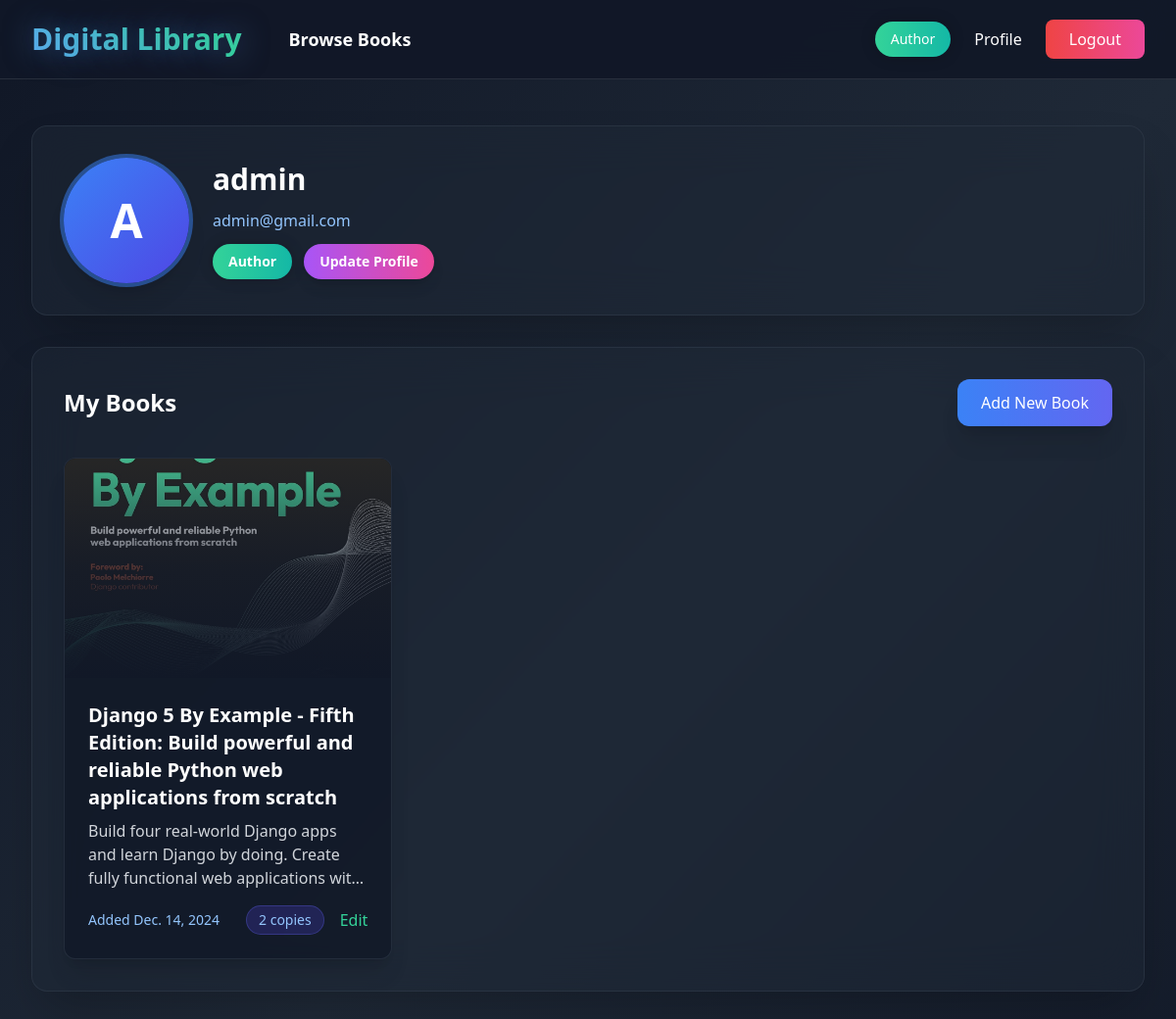
/reader/profile/ (signed in), run on the app's committed database.
### myapp/models.py (models this page shows, shortened)
class UserProfile(models.Model):
    USER_TYPES = (
        ('reader', 'Reader'),
        ('author', 'Author'),
    )
    user = models.OneToOneField(User, on_delete=models.CASCADE)
    user_type = models.CharField(max_length=20, choices=USER_TYPES, default='reader')
    bio = models.TextField(max_length=500, blank=True)
    profile_picture = models.ImageField(upload_to='profile_pictures/', blank=True, null=True)

class Book(models.Model):
    title = models.CharField(max_length=200)
    description = models.TextField()
    image = models.ImageField(upload_to='bookimages/', blank=True, null=True)
    author = models.ForeignKey(User, on_delete=models.CASCADE, related_name='books')
    created_at = models.DateTimeField(auto_now_add=True)
    updated_at = models.DateTimeField(auto_now=True)
    num_of_copies = models.PositiveIntegerField(default=1)

### myapp/views.py (the view)
# urls.py: path('reader/profile/', views.profile_view, name='profile'),
@login_required
def profile_view(request):
    user_profile = request.user.userprofile
    context = {
        'user_profile': user_profile,
    }
    if user_profile.user_type == 'author':
        books = Book.objects.filter(author=request.user)
        context['books'] = books
    else:
        borrowed_books = BorrowedBook.objects.filter(
            reader=request.user,
            is_returned=False
        ).select_related('book')
        context['borrowed_books'] = borrowed_books
    return render(request, 'profile.html', context)

### myapp/templates/profile.html (shortened to what this page needs)
{% extends 'base.html' %}
{% block content %}
<div class="min-h-screen bg-gradient-to-br from-gray-900 via-gray-800 to-gray-900 py-12">
    <div class="max-w-7xl mx-auto px-4 sm:px-6 lg:px-8">
        <div class="bg-gray-800/50 backdrop-blur-xl rounded-2xl shadow-2xl p-8 mb-8 border border-gray-700/50 animate__animated animate__fadeInDown">
            <div class="flex flex-col md:flex-row md:items-center md:space-x-6">
                <div class="relative group">
                    {% if user_profile.profile_picture %}
                        <div class="w-32 h-32 rounded-full overflow-hidden ring-4 ring-blue-500/50 shadow-xl transform group-hover:scale-105 transition-all duration-500">
                            <img src="{{ user_profile.profile_picture.url }}"
                                 alt="{{ user_profile.user.username }}'s profile picture"
                                 class="w-full h-full object-cover">
                        </div>
                    {% else %}
                        <div class="w-32 h-32 rounded-full overflow-hidden bg-gradient-to-br from-blue-500 to-indigo-600 flex items-center justify-center ring-4 ring-blue-500/50 shadow-xl transform group-hover:scale-105 transition-all duration-500">
                            <span class="text-5xl font-bold text-white">{{ user_profile.user.username|make_list|first|upper }}</span>
                        </div>
                    {% endif %}
                </div>
                <div class="space-y-3 mt-4 md:mt-0">
                    <h1 class="text-3xl font-bold text-white">{{ user_profile.user.username }}</h1>
                    <p class="text-blue-300">{{ user_profile.user.email }}</p>
                    <div class="flex flex-wrap gap-3">
                        <span class="inline-block px-4 py-2 text-sm font-semibold rounded-full badge
                            {% if user_profile.user_type == 'author' %}
                                bg-gradient-to-r from-emerald-400 to-teal-500
                            {% else %}
                                bg-gradient-to-r from-blue-400 to-indigo-500
                            {% endif %}
                            text-white shadow-lg">
                            {{ user_profile.user_type|title }}
                        </span>
                        <a href="{% url 'profile_update' %}"
                           class="inline-block px-4 py-2 text-sm font-semibold rounded-full bg-gradient-to-r from-purple-500 to-pink-500 hover:from-purple-600 hover:to-pink-600 text-white transform hover:scale-105 transition-all duration-300 shadow-lg">
                            Update Profile
                        </a>
                    </div>
                </div>
            </div>
        </div>
        <div class="bg-gray-800/50 backdrop-blur-xl rounded-2xl shadow-2xl p-8 border border-gray-700/50 animate__animated animate__fadeInUp">
            {% if user_profile.user_type == 'author' %}
                <div class="mb-8 flex justify-between items-center">
                    <h2 class="text-2xl font-bold text-white">My Books</h2>
                    <a href="{% url 'add_book' %}" class="px-6 py-3 bg-gradient-to-r from-blue-500 to-indigo-500 hover:from-blue-600 hover:to-indigo-600 text-white rounded-xl transform hover:scale-105 transition-all duration-300 shadow-xl">
                        Add New Book
                    </a>
                </div>
                <div class="grid grid-cols-1 md:grid-cols-2 lg:grid-cols-3 gap-8">
                    {% for book in books %}
                    <div class="bg-gray-900/80 rounded-xl overflow-hidden shadow-xl hover:shadow-2xl transition-all duration-500 transform hover:scale-105 border border-gray-700/50">
                        <div class="relative group">
                            <img src="{{ book.image.url }}" alt="{{ book.title }}" class="w-full h-56 object-cover transition-transform duration-500 group-hover:scale-110">
                            <div class="absolute inset-0 bg-gradient-to-t from-gray-900 via-gray-900/70 to-transparent"></div>
                        </div>
                        <div class="p-6">
                            <h3 class="text-xl font-bold text-white mb-2 hover:text-blue-400 transition-colors">{{ book.title }}</h3>
                            <p class="text-gray-300 mt-2 line-clamp-3">{{ book.description }}</p>
                            <div class="mt-4 flex justify-between items-center">
                                <span class="text-sm text-blue-300">Added {{ book.created_at|date }}</span>
                                <div class="flex items-center space-x-4">
                                    <span class="px-3 py-1 text-sm bg-indigo-900/50 text-blue-300 rounded-full border border-indigo-500/30">
                                        {{ book.num_of_copies }} cop{{ book.num_of_copies|pluralize:"y,ies" }}
                                    </span>
                                    <a href="{% url 'edit_book' book.id %}" class="text-emerald-400 hover:text-emerald-300 transition-colors">Edit</a>
                                </div>
                            </div>
                        </div>
                    </div>
                    {% empty %}
                    <p class="text-blue-300 col-span-full text-center py-12 text-lg">You haven't added any books yet.</p>
                    {% endfor %}
                </div>
            {% endif %}
        </div>
    </div>
</div>
{% endblock %}

### myapp/templates/base.html (shortened to what this page needs)
<!DOCTYPE html>
<html lang="en">
<head>
    <script src="https://cdn.tailwindcss.com"></script>
    <link href="https://cdnjs.cloudflare.com/ajax/libs/animate.css/4.1.1/animate.min.css" rel="stylesheet">
</head>
<body class="bg-gradient-to-br from-gray-900 via-gray-800 to-gray-900 min-h-screen">
    <nav class="glass-nav fixed w-full top-0 z-50 animate__animated animate__fadeInDown">
        <div class="max-w-7xl mx-auto px-4 sm:px-6 lg:px-8">
            <div class="flex justify-between h-20">
                <div class="flex items-center space-x-12">
                    <a href="{% url 'home' %}" class="font-bold text-3xl gradient-text transform hover:scale-105 transition-transform duration-500">
                        Digital Library
                    </a>
                    <a href="{% url 'book_list' %}" class="text-white hover:text-blue-300 nav-link text-lg font-semibold">
                        Browse Books
                    </a>
                </div>
                <div class="flex items-center space-x-6">
                    {% if user.is_authenticated %}
                        <span class="badge text-white px-4 py-2 rounded-full text-sm font-medium
                            {% if user.userprofile.user_type == 'author' %}
                                bg-gradient-to-r from-emerald-400 to-teal-500
                            {% else %}
                                bg-gradient-to-r from-blue-400 to-indigo-500
                            {% endif %}
                            shadow-lg">
                            {{ user.userprofile.user_type|title }}
                        </span>
                        <a href="{% url 'profile' %}" class="text-white hover:text-blue-300 nav-link">Profile</a>
                        <a href="{% url 'logout' %}" class="text-white bg-gradient-to-r from-red-500 to-pink-500 hover:from-red-600 hover:to-pink-600 px-6 py-2 rounded-lg transition-all duration-300 transform hover:scale-105 hover:shadow-xl">Logout</a>
                    {% endif %}
                </div>
            </div>
        </div>
    </nav>
    <div class="pt-20">
        {% block content %}
        {% endblock %}
    </div>
</body>
</html>

### myapp/templates/base.html (style rules this page uses)
.glass-nav { background: rgba(17, 24, 39, 0.95); backdrop-filter: blur(15px); -webkit-backdrop-filter: blur(15px); border-bottom: 1px solid rgba(255, 255, 255, 0.1); }
.gradient-text { background: linear-gradient(45deg, #60A5FA, #34D399, #A78BFA); -webkit-background-clip: text; -webkit-text-fill-color: transparent; background-size: 200% 200%; animation: gradientShift 8s ease infinite; text-shadow: 0 0 30px rgba(96, 165, 250, 0.5); }
.nav-link { position: relative; transition: all 0.4s ease; }
.nav-link::after { content: ''; position: absolute; width: 0; height: 2px; bottom: -4px; left: 0; background: linear-gradient(90deg, #60A5FA, #34D399); transition: width 0.4s ease; border-radius: 2px; }
.badge { transition: all 0.4s ease; transform-origin: center; box-shadow: 0 0 15px rgba(0,0,0,0.2); }

### myapp/templates/profile.html (style rules this page uses)
.badge { transition: all 0.4s ease; transform-origin: center; box-shadow: 0 0 15px rgba(0,0,0,0.2); }

### data on the page
UserProfile: user.username|make_list "A", user.username "admin", user.email "admin@gmail.com", user_type "Author"
Book: image (picture), title "Django 5 By Example - Fifth Edition: Build powerful and reliable Python web applications from scratch", description "Build four real-world Django apps and learn Django by doing. Create fully functional web applications…", created_at "Dec. 14, 2024", num_of_copies "2"

### other printed values
{{ user.userprofile.user_type|title }} "Author"
